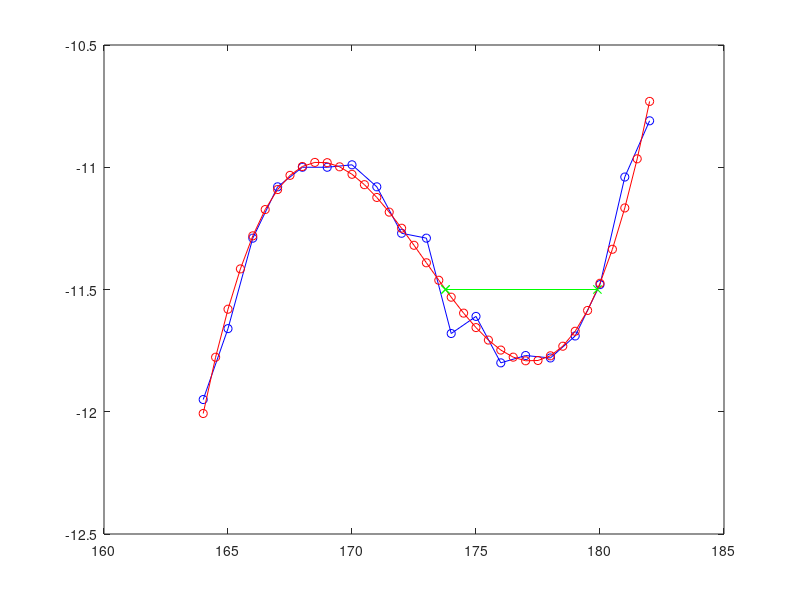

This figure's MATLAB source:
% originally posted code
figure
x1 = (164:1:182)';
y1 = [-11.95; -11.66; -11.29; -11.08; -11.00; -11.00; -10.99; -11.08; ...
      -11.27; -11.29; -11.68; -11.61; -11.80; -11.77; -11.78; -11.69; ...
      -11.48; -11.04; -10.81];
p  = polyfit(x1, y1, 3); % Fit 3rd degree polynomial to orginal data
x2 = (164:0.5:182)';     % New X2 scale is twice as dense
y2 = polyval(p, x2);     % Evaluate polynomial curve to new X2 scale
% Plot the original data and the fitted curve
plot(x1, y1, 'bo-', x2, y2, 'ro-')
% Find the three places where the curve crosses the line y = -11.5
% Rewrite polyval(p, x) = -11.5 as
% polyval(p, x) - (-11.5) = 0 and find some solutions for x
desiredX(1) = fzero(@(x) polyval(p, x)-(-11.5), 170);
desiredX(2) = fzero(@(x) polyval(p, x)-(-11.5), 175);
desiredX(3) = fzero(@(x) polyval(p, x)-(-11.5), 180);
% Plot the intersections: X marks the spots
hold on
plot(desiredX, repmat(-11.5, size(desiredX)), 'gx-')